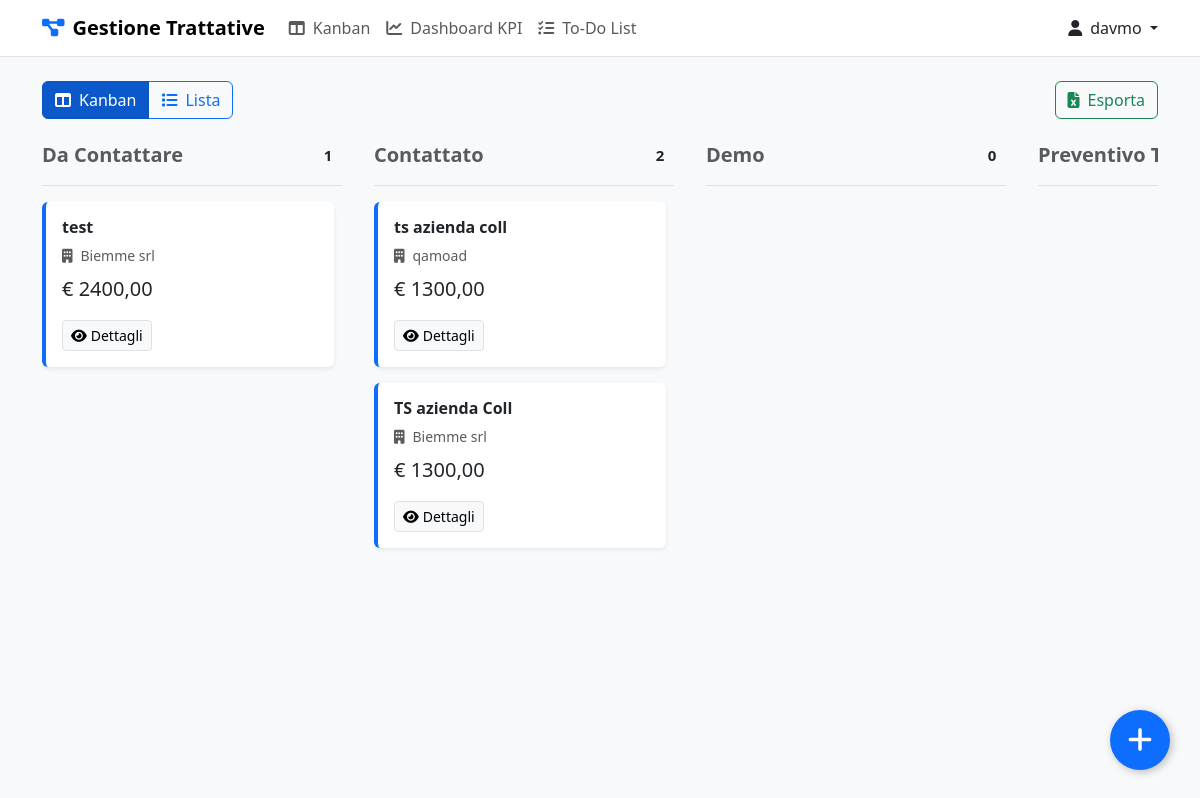
The page /kanban/ (signed in) on the database as committed earlier.
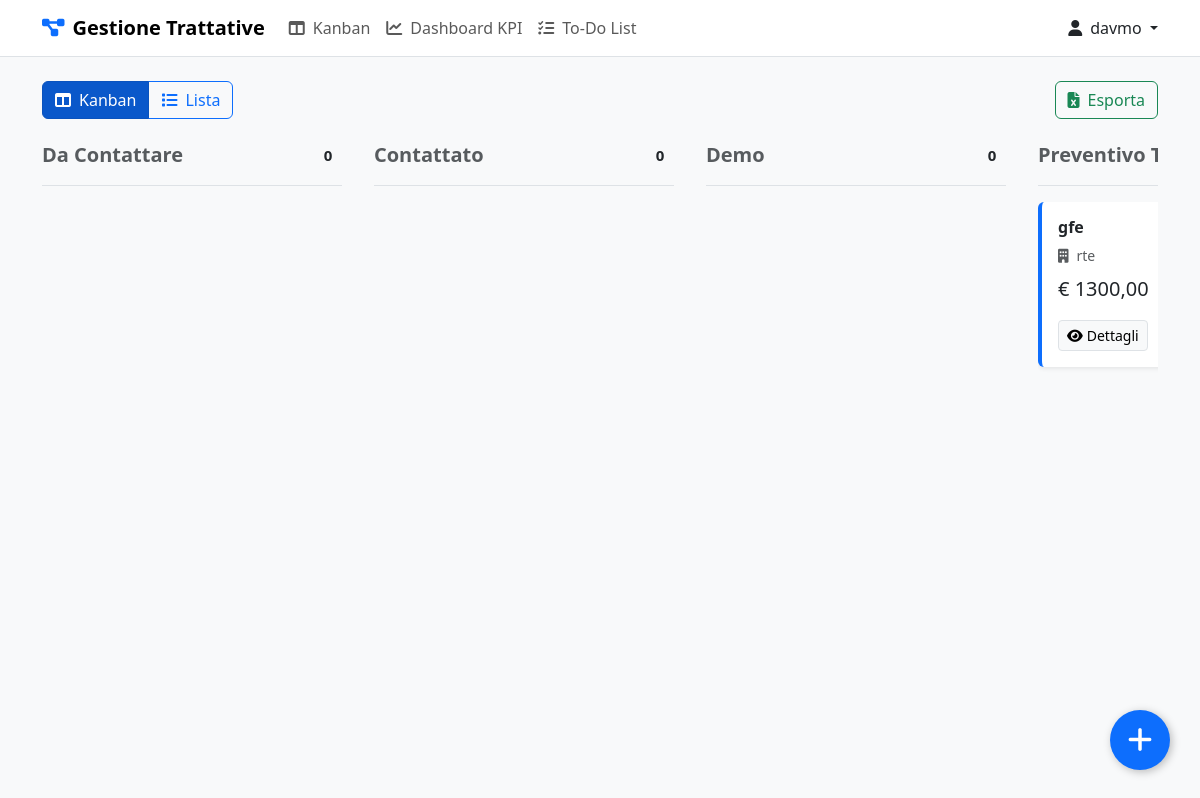
The same page on the database as committed later.
### trattative/models.py (models this page shows, shortened)
class Trattativa(models.Model):
    STATO_CHOICES = [
        ('Da Contattare', 'Da Contattare'),
        ('Contattato', 'Contattato'),
        ('Demo', 'Demo'),
        ('Preventivo Tecnico', 'Preventivo Tecnico'),
        ('Preventivo Commerciale', 'Preventivo Commerciale'),
        ('Vinta', 'Vinta'),
        ('Persa', 'Persa'),
    ]
    titolo = models.CharField(max_length=200)
    cliente = models.CharField(max_length=100)
    valore = models.DecimalField(max_digits=10, decimal_places=2, help_text="Valore stimato della trattativa")
    stato = models.CharField(max_length=30, choices=STATO_CHOICES, default='Da Contattare')
    responsabile = models.ForeignKey(User, on_delete=models.PROTECT, related_name='trattative')
    data_creazione = models.DateTimeField(auto_now_add=True)
    ultima_modifica = models.DateTimeField(auto_now=True)
    note = models.TextField(blank=True, null=True)
    collaboratori = models.ManyToManyField(User, related_name='trattative_collabora', blank=True)
    class Meta:
        ordering = ['-ultima_modifica']

### trattative/views.py (the view)
# urls.py: path('kanban/', views.kanban_board, name='kanban_board'),
@login_required
def kanban_board(request):
    trattative = Trattativa.objects.all()
    kanban_data = {
        stato[0]: trattative.filter(stato=stato[0])
        for stato in Trattativa.STATO_CHOICES
    }
    context = {'kanban_data': kanban_data}
    return render(request, 'trattative/kanban_board.html', context)

### trattative/templates/trattative/kanban_board.html (shortened to what this page needs)
{% extends "trattative/base.html" %}
{% block content %}
<div class="d-flex justify-content-between align-items-center mb-4">
  <div class="btn-group" role="group">
    <a href="{% url 'kanban_board' %}" class="btn {% if request.resolver_match.url_name == 'kanban_board' %}btn-primary active{% else %}btn-outline-primary{% endif %}">
      <i class="fas fa-columns me-2"></i>Kanban
    </a>
    <a href="{% url 'trattativa_list' %}" class="btn {% if request.resolver_match.url_name == 'trattativa_list' %}btn-primary active{% else %}btn-outline-primary{% endif %}">
      <i class="fas fa-list me-2"></i>Lista
    </a>
  </div>
  <a href="{% url 'esporta_excel' %}" class="btn btn-outline-success">
    <i class="fas fa-file-excel me-2"></i>Esporta
  </a>
</div>
<div class="kanban-container">
  {% for stato, trattative_list in kanban_data.items %}
    <div class="kanban-column" data-stato="{{ stato }}">
      <div class="pb-2 mb-3 border-bottom">
        <h5 class="text-muted fw-bold d-flex justify-content-between">
          <span>{{ stato }}</span>
          <span class="badge bg-light text-dark rounded-pill">{{ trattative_list.count }}</span>
        </h5>
      </div>
      <div class="kanban-cards-container">
        {% for trattativa in trattative_list %}
          <div class="card shadow-sm mb-3 border-0 border-start border-4
              {% if trattativa.stato == 'Vinta' %}
                  border-success
              {% elif trattativa.stato == 'Persa' %}
                  border-danger
              {% else %}
                  border-primary
              {% endif %}
          " data-id="{{ trattativa.pk }}">
            <div class="card-body">
              <h6 class="fw-bold">{{ trattativa.titolo }}</h6>
              <p class="small text-muted mb-2"><i class="fas fa-building me-2"></i>{{ trattativa.cliente }}</p>
              <p class="fs-5 text-dark mt-2 mb-3">€ {{ trattativa.valore|floatformat:2 }}</p>
              <a href="{% url 'trattativa_detail' trattativa.pk %}" class="btn btn-sm btn-light border">
                <i class="fas fa-eye me-1"></i>Dettagli
              </a>
            </div>
          </div>
        {% endfor %}
      </div>
    </div>
  {% endfor %}
</div>
{% endblock %}

### trattative/templates/trattative/base.html (shortened to what this page needs)
{% load bootstrap5 %}
<!DOCTYPE html>
<html lang="it">
<head>
    {% bootstrap_css %}
    <link rel="stylesheet" href="https://cdnjs.cloudflare.com/ajax/libs/font-awesome/6.5.2/css/all.min.css">
</head>
<body>
    <nav class="navbar navbar-expand-lg navbar-light bg-white border-bottom mb-4 sticky-top">
        <div class="container">
            <a class="navbar-brand" href="{% url 'homepage' %}">
                <i class="fas fa-project-diagram me-2 text-primary"></i><strong>Gestione Trattative</strong>
            </a>
            <div class="collapse navbar-collapse" id="navbarNav">
                <ul class="navbar-nav me-auto mb-2 mb-lg-0">
                    <li class="nav-item">
                        <a class="nav-link" href="{% url 'kanban_board' %}">
                            <i class="fas fa-columns me-2"></i>Kanban
                        </a>
                    </li>
                    <li class="nav-item">
                        <a class="nav-link" href="{% url 'kpi_dashboard' %}">
                            <i class="fas fa-chart-line me-2"></i>Dashboard KPI
                        </a>
                    </li>
                    <li class="nav-item">
                        <a class="nav-link" href="{% url 'task_list' %}">
                            <i class="fas fa-tasks me-2"></i>To-Do List
                        </a>
                    </li>
                </ul>
                <div class="d-flex align-items-center">
                    {% if user.is_authenticated %}
                        <div class="nav-item dropdown">
                            <a class="nav-link dropdown-toggle" href="#" id="navbarDropdown" role="button" data-bs-toggle="dropdown" aria-expanded="false">
                                <i class="fas fa-user me-2"></i>{{ user.username }}
                            </a>
                        </div>
                    {% else %}
                        <a href="{% url 'login' %}" class="btn btn-primary">
                            <i class="fas fa-sign-in-alt me-2"></i>Accedi
                        </a>
                    {% endif %}
                </div>
            </div>
        </div>
    </nav>
    <main class="container">
        {% block content %}{% endblock %}
    </main>
    <a href="{% url 'trattativa_create' %}" class="fab d-flex align-items-center justify-content-center text-decoration-none">
        <i class="fas fa-plus"></i>
    </a>
</body>
</html>

### trattative/templates/trattative/base.html (style rules this page uses)
body { background-color: #f8f9fa; }
.fab { position: fixed; width: 60px; height: 60px; bottom: 30px; right: 30px; background-color: #0d6efd; color: white; border-radius: 50%; text-align: center; font-size: 28px; box-shadow: 2px 2px 8px rgba(0, 0, 0, 0.25); z-index: 1000; transition: all 0.2s ease-in-out; }

### trattative/templates/trattative/kanban_board.html (style rules this page uses)
.kanban-container { display: flex; overflow-x: auto; padding-bottom: 1.5rem; gap: 2rem; }
.kanban-column { flex: 0 0 300px; }
.kanban-cards-container { max-height: 65vh; overflow-y: auto; padding-right: 8px; min-height: 150px; touch-action: pan-y; }

Rows that differ between the two databases and show on the page:
removed Trattativa: titolo "test", cliente "Biemme srl", valore "2400,00", shown under "Da Contattare"
removed Trattativa: titolo "ts azienda coll", cliente "qamoad", valore "1300,00", shown under "Contattato"
removed Trattativa: titolo "TS azienda Coll", cliente "Biemme srl", valore "1300,00", shown under "Contattato"
added Trattativa: titolo "gfe", cliente "rte", valore "1300,00"
Other text that changed with them:
new list line: "Da Contattare 0"
new list line: "Contattato 0"
list line gone: "Da Contattare 1"
list line gone: "Contattato 2"
